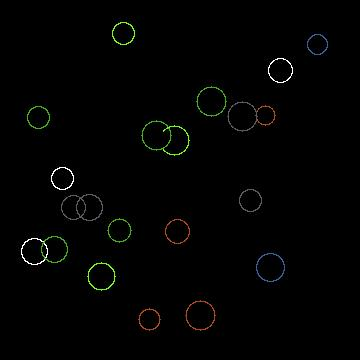
#> input picture open_circle/samples/1.jpg, 360 x 360 px; its folder holds only this picture in this run
$ python EdgeCircleDetection.py --image samples/1.jpg
#> lines starting #> are read from the running program, lines starting #| are printed output that depends on the picture; after the words box and inside, x2 and y2 are one past the last pixel; in counts of white or black regions, pixels touching at a corner belong together
#> in _process_one, img is the input picture: PIL image 360x360 RGB; mean R, G, B 2.5, 2.8, 2.3
from __future__ import annotations
from dataclasses import dataclass
from typing import Optional, Tuple, Dict, Any
import numpy as np
import cv2
from PIL import Image
from time import sleep


@dataclass
class OpenCircleResult:
    point: Tuple[int, int]
    circle: Tuple[float, float, float]  # (cx, cy, r)
    score: float
    debug: Optional[Dict[str, Any]] = None


# ------------------------------------------------------------
# Utilities
# ------------------------------------------------------------

def _pil_to_gray_np(img: Image.Image) -> np.ndarray:
    if img.mode not in ("RGB", "RGBA", "L"):
        img = img.convert("RGB")
    arr = np.array(img)
    if arr.ndim == 2:
        return arr.astype(np.uint8)
    if arr.shape[2] == 4:
        arr = arr[:, :, :3]
    return cv2.cvtColor(arr, cv2.COLOR_RGB2GRAY)


def _make_panel(panels: list, target_h: int = 200) -> np.ndarray:
    """
    Build a horizontal comparison strip.

    panels  : list of (title: str, img: np.ndarray)  — img may be grayscale or BGR
    target_h: all cells are scaled to this height (aspect ratio preserved)
    Returns a single BGR image.
    """
    cells = []
    for title, img in panels:
        if img.ndim == 2:
            bgr = cv2.cvtColor(img, cv2.COLOR_GRAY2BGR)
        else:
            bgr = img.copy()
        h, w = bgr.shape[:2]
        new_w = max(1, int(w * target_h / h))
        cell = cv2.resize(bgr, (new_w, target_h))
        bar = np.zeros((24, new_w, 3), dtype=np.uint8)
        cv2.putText(bar, title, (2, 16),
                    cv2.FONT_HERSHEY_SIMPLEX, 0.45, (220, 220, 220), 1)
        cells.append(np.vstack([bar, cell]))
    return np.hstack(cells)


def _largest_structured_gap(edges: np.ndarray, cx: float, cy: float, r: float):
    """
    Returns:
        largest_gap_fraction
        total_perimeter_support
        thetas            — angular sample positions (np.ndarray)
        gap_start_idx     — index into thetas where the largest gap begins
        gap_length        — number of sample points in the largest gap
    """

    h, w = edges.shape[:2]

    # Angular sampling proportional to radius; remove the 1000-point floor
    # that oversampled small circles (r≈10 → 15× oversampling at 1000 pts).
    num_points = max(360, int(3 * np.pi * r))
    thetas = np.linspace(0, 2 * np.pi, num_points, endpoint=False)

    flags = np.zeros(num_points, dtype=np.float32)

    # Sample at +-3 the center detection is not such accurate ...
    for offset in (-3.0, -2.0, -1.0, 0.0, 1.0, 2.0, 3.0):
        rr = r + offset
        for i, theta in enumerate(thetas):
            x = int(round(cx + rr * np.cos(theta)))
            y = int(round(cy + rr * np.sin(theta)))
            if 0 <= x < w and 0 <= y < h and edges[y, x] > 0:
                flags[i] = 1.0

    total_support = flags.mean()

    # Smooth angular signal — kernel spans ~12° regardless of circle size
    kernel_size = max(5, int(num_points * 12 / 360))
    if kernel_size % 2 == 0:
        kernel_size += 1
    kernel = np.ones(kernel_size) / kernel_size
    smooth = np.convolve(np.concatenate([flags, flags]), kernel, mode="same")
    smooth = smooth[:num_points]

    binary = smooth > 0.3

    # Measure largest contiguous gap; track start position
    doubled = np.concatenate([binary, binary])
    max_gap = 0
    current = 0
    current_start = 0
    gap_start_idx = 0

    for idx, val in enumerate(doubled):
        if not val:
            if current == 0:
                current_start = idx
            current += 1
        else:
            if current > max_gap:
                max_gap = current
                gap_start_idx = current_start
            current = 0

    # Handle gap that runs to the end of doubled
    if current > max_gap:
        max_gap = current
        gap_start_idx = current_start

    max_gap = min(max_gap, num_points)
    gap_start_idx = gap_start_idx % num_points

    largest_gap_fraction = max_gap / num_points

    return largest_gap_fraction, total_support, thetas, gap_start_idx, max_gap, flags


def _gap_is_dark(
    gray: np.ndarray,
    cx: float, cy: float, r: float,
    thetas: np.ndarray,
    gap_start_idx: int,
    gap_length: int,
    bg_thresh: int = 40,
    bright_fraction_max: float = 0.30,
) -> bool:
    """
    Sample gray pixel values at the gap's angular region.

    Returns True  — mostly dark → real background gap (keep candidate).
    Returns False — mostly bright → ink present, Canny just missed edges (reject).
    """
    h, w = gray.shape[:2]
    n = len(thetas)
    bright = total = 0
    for offset in range(gap_start_idx, gap_start_idx + gap_length):
        i = offset % n
        x = int(round(cx + r * np.cos(thetas[i])))
        y = int(round(cy + r * np.sin(thetas[i])))
        if 0 <= x < w and 0 <= y < h:
            if gray[y, x] > bg_thresh:
                bright += 1
            total += 1
    if total == 0:
        return False
    return (bright / total) < bright_fraction_max


# ------------------------------------------------------------
# Main detection
# ------------------------------------------------------------

def detect_open_circle_point(
    pil_img: Image.Image,
    *,
    dp: float = 1.2,
    min_dist: Optional[float] = 8,
    canny_thresh1: int = 40,
    canny_thresh2: int = 30,
    hough_param2: float = 15.0,
    min_radius: Optional[int] = 10,
    max_radius: Optional[int] = 50,
    return_debug: bool = False,
) -> OpenCircleResult:


    gray = _pil_to_gray_np(pil_img)
    h, w = gray.shape[:2]
#> h = 360; w = 360

    if min_dist is None:
        min_dist = min(h, w) * 0.05

    blur = cv2.GaussianBlur(gray, (5, 5), 0)
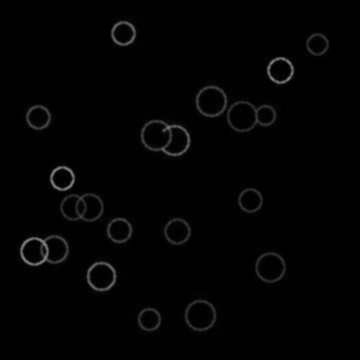
#> blur: shape (360, 360); min 0, max 131, mean 2.7
    edges = cv2.Canny(blur, canny_thresh1, canny_thresh2)
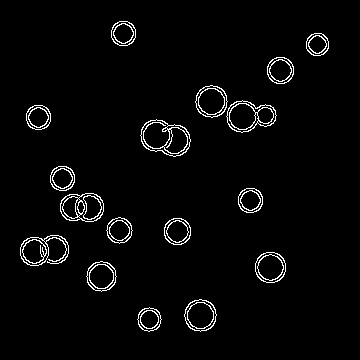
#> edges: shape (360, 360); 2.9% white in thin lines or dots, all inside (x1, y1, x2, y2) = (20, 21, 329, 332)

    circles = cv2.HoughCircles(
        blur,
        cv2.HOUGH_GRADIENT,
        dp=dp,
        minDist=min_dist,
        param1=float(canny_thresh2),
        param2=float(hough_param2),
        minRadius=0 if min_radius is None else int(min_radius),
        maxRadius=0 if max_radius is None else int(max_radius),
    )
#> circles = 125 rows, first 8: [177, 231, 13.24], [280.2, 70.2, 13.24], [123, 33, 12.16], [37.8, 117, 12.4], [199.8, 315, 13.24], [155.4, 135, 13.24], [72.6, 207, 12.76], [250.2, 199.8, 12.52]
    edges_color = cv2.cvtColor(edges, cv2.COLOR_GRAY2BGR)

    if circles is None:
        raise ValueError("No circles detected. Adjust Hough parameters.")

    circles = circles[0]

    best = None
    all_scores = []

    for (cx, cy, r) in circles:

        gap, support, thetas, gap_start, gap_len, flags = _largest_structured_gap(edges, cx, cy, r)

        # add centers
        cv2.circle(edges_color, (int(cx), int(cy)), 2, (0, 0, 255), 3)

        # Must still look like a circle
        if support < 0.75:
            continue

        # add edges
        for i, theta in enumerate(thetas):
            x = int(round(cx + r * np.cos(theta)))
            y = int(round(cy + r * np.sin(theta)))
            if flags[i]:
                cv2.circle(edges_color, (x,y), 1, (0, 255, 0), 3)
        # Reject candidates whose "gap" is actually bright ink (Canny failure)
        #if not _gap_is_dark(gray, cx, cy, r, thetas, gap_start, gap_len):
        #    continue

        # Weight gap by arc coverage squared: rewards circles with both a
        # clear gap AND strong evidence along the rest of the arc.
        score = gap * support ** 2

        all_scores.append((score, (cx, cy, r)))

        if best is None or score > best[0]:
            best = (score, cx, cy, r)
#> this loop made 125 passes
#> (cx, cy, r, num_points in _largest_structured_gap, total_support in _largest_structured_gap, kernel_size in _largest_structured_gap, max_gap in _largest_structured_gap, gap_start_idx in _largest_structured_gap) on passes 1, 9: (177, 231, 13.24, 360, 1, 13, 0, 0), (174.6, 139.8, 15.64, 360, 0.839, 13, 52, 159)
#> (cx, cy, r) on passes 39 to 44: (227.4, 137.4, 38.68), (196.2, 118.2, 33.16), (103.8, 217.8, 28.48), (316.2, 43.8, 10.6), (101.4, 246.6, 33.04), (43.8, 215.4, 32.08)
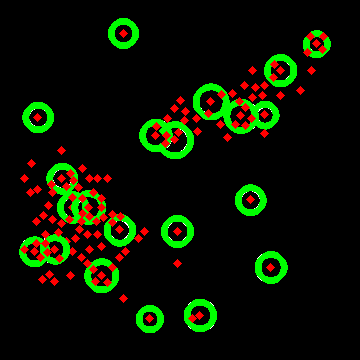
#> edges_color: shape (360, 360, 3); mean B, G, R 0.3, 18.9, 10.2


    if best is None:
        raise ValueError("No suitable open circle found.")

    best_score, best_cx, best_cy, best_r = best
    point = (int(round(best_cx)), int(round(best_cy)))

    debug = None
    if return_debug:
        vis = cv2.cvtColor(gray, cv2.COLOR_GRAY2BGR)
        for s, (cx, cy, r) in all_scores:
            cv2.circle(vis, (int(round(cx)), int(round(cy))), int(round(r)), (0, 255, 255), 1)
            cv2.putText(
                vis, f"{s:.2f}",
                (int(cx) - 10, int(cy) - int(r) - 3),
                cv2.FONT_HERSHEY_SIMPLEX, 0.28, (160, 160, 160), 1,
            )
#> this loop made 21 passes
#> (s, cx, cy, r) on passes 1 to 12: (0, 177, 231, 13.24), (0, 280.2, 70.2, 13.24), (0, 123, 33, 12.16), (0, 37.8, 117, 12.4), (0, 199.8, 315, 13.24), (0, 155.4, 135, 13.24), (0, 72.6, 207, 12.76), (0, 250.2, 199.8, 12.52), (0.102, 174.6, 139.8, 15.64), (0, 61.8, 178.2, 12.52), (0, 210.6, 101.4, 15.04), (0, 240.6, 115.8, 14.2)
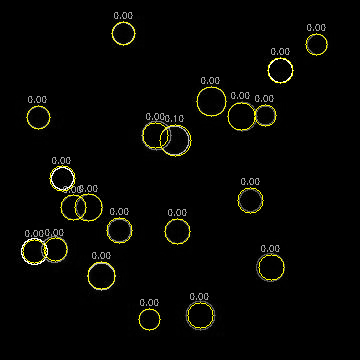
#> vis: shape (360, 360, 3); mean B, G, R 3.4, 6.3, 6.3
        # Winner: green circle + red centre dot
        cv2.circle(vis, point, int(round(best_r)), (0, 255, 0), 2)
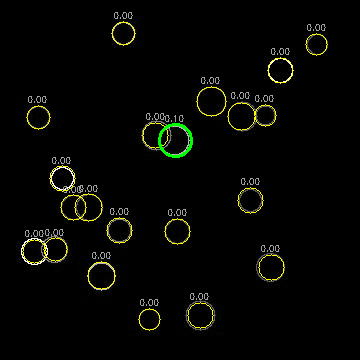
#> vis: shape (360, 360, 3); 0.24% of pixels changed, all inside (x1, y1, x2, y2) = (158, 123, 193, 158)
        cv2.circle(vis, point, 4, (0, 0, 255), -1)
#> vis: shape (360, 360, 3); 0.04% of pixels changed, all inside (x1, y1, x2, y2) = (171, 136, 180, 145)

        debug = {
            "edges":  edges_color,
            "vis":    vis,
            "scores": all_scores,
        }

    return OpenCircleResult(
        point=point,
        circle=(float(best_cx), float(best_cy), float(best_r)),
        score=float(best_score),
        debug=debug,
    )


# ------------------------------------------------------------
# Example usage
# ------------------------------------------------------------

if __name__ == "__main__":
    import argparse
    from pathlib import Path

    parser = argparse.ArgumentParser(description="Open circle detection — Hough + gap (v2)")
    parser.add_argument("--batch", action="store_true",
                        help="Process all images in input directory")
    parser.add_argument("--input-dir",  default="../samples")
    parser.add_argument("--output-dir", default="results")
    parser.add_argument("--image",      default=None,
                        help="Single image path")
    parser.add_argument("--samples",    nargs="+", type=int, default=None,
                        help="Image stem numbers for debug comparison (e.g. --samples 1 5 30)")
    args = parser.parse_args()

    in_dir = Path(args.input_dir)

    def _process_one(img_path: Path) -> None:
        out = Path("debug/ECD") / img_path.stem
        out.mkdir(parents=True, exist_ok=True)
        try:
            img = Image.open(img_path)
            res = detect_open_circle_point(img, return_debug=True)
        except Exception as e:
            print(f"  [{img_path.stem}] FAILED: {e}")
            return
        d = res.debug
        print(f"  [{img_path.stem}] centre={res.point}  r={res.circle[2]:.1f}  gap={res.score:.3f}")
#|   [1] centre=(175, 140)  r=15.6  gap=0.102
        rgb_bgr = cv2.cvtColor(
            np.array(img.convert("RGB"), dtype=np.uint8), cv2.COLOR_RGB2BGR
        )
        cv2.imwrite(str(out / "01_original.png"), rgb_bgr)
        cv2.imwrite(str(out / "02_edges.png"),    d["edges"])
        cv2.imwrite(str(out / "03_vis.png"),      d["vis"])
        panel = _make_panel([
            ("Original", rgb_bgr),
            ("Edges",    d["edges"]),
            ("Result",   d["vis"]),
        ])
#> after the loop in _make_panel, `for title, img in panels:`:
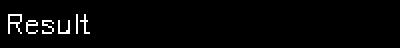
#> bar: shape (24, 200, 3) (shown 2 times larger); values 0 (black) and 220 (white), 2.4% white in thin lines or dots, all inside (x1, y1, x2, y2) = (4, 7, 45, 17)
#> in _make_panel, `return np.hstack(cells)`:
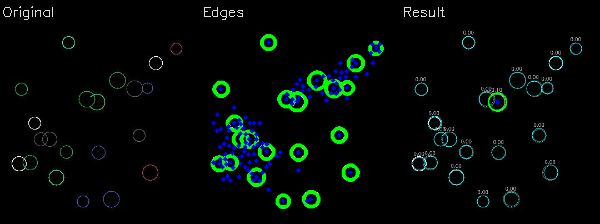
#> returned value: shape (224, 600, 3); mean of channels 0, 1, 2 2.4, 9, 6.2; drawn as R, G, B
        cv2.imwrite(str(out / "panel.png"), panel)
        print(f"           → {out}/")

    if args.batch:
        out_dir = Path(args.output_dir)
        out_dir.mkdir(exist_ok=True)
        image_files = sorted(
            [f for f in in_dir.iterdir()
             if f.suffix.lower() in (".jpg", ".jpeg", ".png")],
            key=lambda f: (0, int(f.stem)) if f.stem.isdigit() else (1, f.stem)
        )
        print(f"Processing {len(image_files)} images → {out_dir}")
        print("-" * 60)
        n_success = n_failed = 0
        for img_path in image_files:
            try:
                img = Image.open(img_path)
                res = detect_open_circle_point(img)
                gray = _pil_to_gray_np(img)
                vis  = cv2.cvtColor(gray, cv2.COLOR_GRAY2BGR)
                cv2.circle(vis, res.point, int(round(res.circle[2])), (0, 255, 0), 2)
                cv2.circle(vis, res.point, 4, (0, 0, 255), -1)
                cv2.imwrite(str(out_dir / f"{img_path.stem}_detected.png"), vis)
                print(f"[+] {img_path.name}: center={res.point}, r={res.circle[2]:.1f}, gap={res.score:.3f}")
                n_success += 1
            except Exception as e:
                print(f"[-] {img_path.name}: {str(e)[:80]}")
                n_failed += 1
        print("-" * 60)
        print(f"OK={n_success}  FAIL={n_failed}  → {out_dir}/")

    elif args.samples:
        print(f"ECD debug — {len(args.samples)} sample(s):")
        for s in args.samples:
            candidates = [f for f in in_dir.iterdir() if f.stem == str(s)]
            if candidates:
                _process_one(candidates[0])
            else:
                print(f"  [{s}] not found in {in_dir}")

    else:
        _process_one(Path(args.image) if args.image else in_dir / "30.jpg")

$ run again, on open_circle/samples/103.jpg
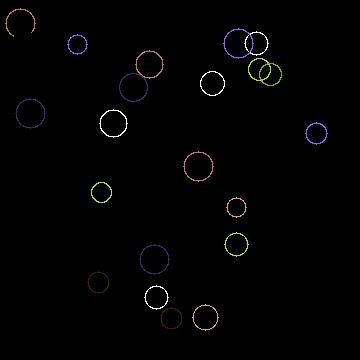
#> input picture open_circle/samples/103.jpg, 360 x 360 px
#> in _process_one, img is the input picture: PIL image 360x360 RGB; mean R, G, B 2.7, 2.5, 2.7
#> edges: shape (360, 360); 2.8% white in thin lines or dots, all inside (x1, y1, x2, y2) = (4, 7, 329, 332)
#> circles = 103 rows, first 8: [132.6, 87, 15.04], [244.2, 59.4, 29.8], [235.8, 244.2, 12.76], [114.6, 123, 13.48], [31.8, 113.4, 14.8], [154.2, 258.6, 13.36], [256.2, 42.6, 12.76], [239.4, 43.8, 14.44]
#> the loop in detect_open_circle_point, `for (cx, cy, r) in circles: ` made 103 passes
#> (cx, cy, r, num_points in _largest_structured_gap, total_support in _largest_structured_gap, kernel_size in _largest_structured_gap, max_gap in _largest_structured_gap, gap_start_idx in _largest_structured_gap) on passes 1, 12: (132.6, 87, 15.04, 360, 1, 13, 0, 0), (19.8, 23.4, 13.48, 360, 0.797, 13, 67, 44)
#> after the loop in detect_open_circle_point, `for (cx, cy, r) in circles:`:
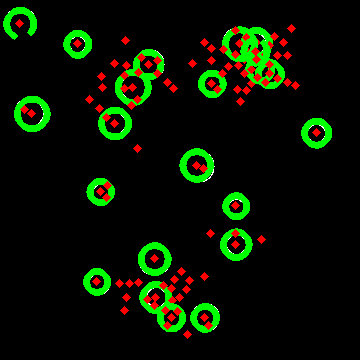
#> edges_color: shape (360, 360, 3); mean B, G, R 0.4, 18.9, 8.3
#> the loop in detect_open_circle_point, `for s, (cx, cy, r) in all_scores:` made 22 passes
#> (s, cx, cy, r) on passes 1 to 8: (0, 132.6, 87, 15.04), (0, 235.8, 244.2, 12.76), (0, 114.6, 123, 13.48), (0, 31.8, 113.4, 14.8), (0, 154.2, 258.6, 13.36), (0, 256.2, 42.6, 12.76), (0, 239.4, 43.8, 14.44), (0, 196.2, 165, 13.72)
#|   [103] centre=(20, 23)  r=13.5  gap=0.118
#> in _make_panel, `return np.hstack(cells)`:
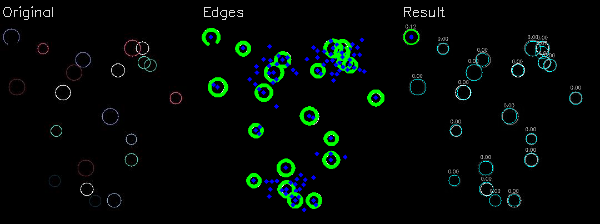
#> returned value: shape (224, 600, 3); mean of channels 0, 1, 2 2.5, 8.9, 5.7; drawn as R, G, B

$ run again, on open_circle/samples/108.jpg
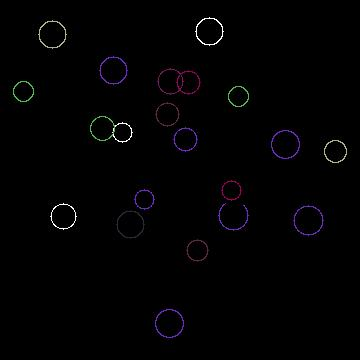
#> input picture open_circle/samples/108.jpg, 360 x 360 px
#> in _process_one, img is the input picture: PIL image 360x360 RGB; mean R, G, B 2.3, 2, 2.7
#> edges: shape (360, 360); 2.8% white in thin lines or dots, all inside (x1, y1, x2, y2) = (12, 16, 348, 339)
#> circles = 102 rows, first 8: [307.8, 220.2, 13.24], [130.2, 223.8, 12.28], [52.2, 35.4, 13.36], [157.8, 113.4, 47.92], [231, 190.2, 10.96], [233.4, 214.2, 15.88], [102.6, 127.8, 13.6], [209.4, 29.4, 13.6]
#> the loop in detect_open_circle_point, `for (cx, cy, r) in circles: ` made 102 passes
#> (cx, cy, r, num_points in _largest_structured_gap, total_support in _largest_structured_gap, kernel_size in _largest_structured_gap, max_gap in _largest_structured_gap, gap_start_idx in _largest_structured_gap) on passes 1, 6: (307.8, 220.2, 13.24, 360, 0.997, 13, 0, 0), (233.4, 214.2, 15.88, 360, 0.953, 13, 10, 296)
#> after the loop in detect_open_circle_point, `for (cx, cy, r) in circles:`:
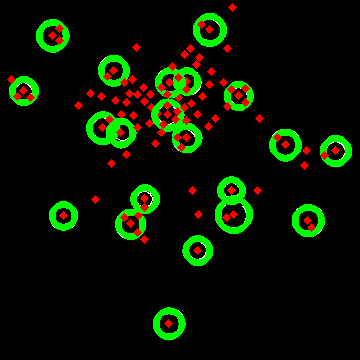
#> edges_color: shape (360, 360, 3); mean B, G, R 0.5, 19.7, 8.4
#> the loop in detect_open_circle_point, `for s, (cx, cy, r) in all_scores:` made 21 passes
#> (s, cx, cy, r) on passes 1 to 8: (0, 307.8, 220.2, 13.24), (0, 130.2, 223.8, 12.28), (0, 52.2, 35.4, 13.36), (0, 231, 190.2, 10.96), (0.0252, 233.4, 214.2, 15.88), (0, 102.6, 127.8, 13.6), (0, 209.4, 29.4, 13.6), (0, 168.6, 323.4, 13)
#|   [108] centre=(233, 214)  r=15.9  gap=0.025
#> in _make_panel, `return np.hstack(cells)`:
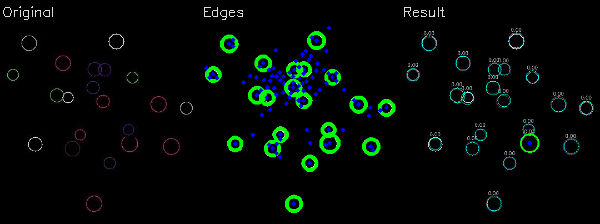
#> returned value: shape (224, 600, 3); mean of channels 0, 1, 2 2.5, 8.9, 5.5; drawn as R, G, B

$ run again, on open_circle/samples/109.jpg
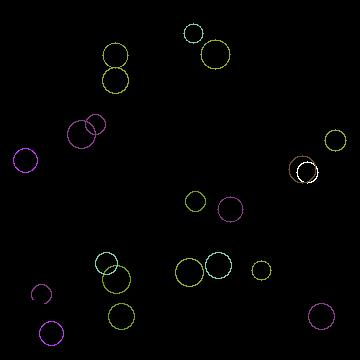
#> input picture open_circle/samples/109.jpg, 360 x 360 px
#> in _process_one, img is the input picture: PIL image 360x360 RGB; mean R, G, B 2.6, 2.5, 2.5
#> edges: shape (360, 360); 2.7% white in thin lines or dots, all inside (x1, y1, x2, y2) = (12, 22, 348, 347)
#> circles = 89 rows, first 8: [51, 333, 13.24], [321, 316.2, 14.44], [195, 201, 11.08], [189, 271.8, 12.76], [115.8, 279, 12.76], [217.8, 264.6, 11.56], [95.4, 124.2, 11.08], [120.6, 316.2, 11.92]
#> the loop in detect_open_circle_point, `for (cx, cy, r) in circles: ` made 89 passes
#> (cx, cy, r, num_points in _largest_structured_gap, total_support in _largest_structured_gap, kernel_size in _largest_structured_gap, max_gap in _largest_structured_gap, gap_start_idx in _largest_structured_gap) on passes 1, 28: (51, 333, 13.24, 360, 1, 13, 0, 0), (41.4, 294.6, 11.8, 360, 0.808, 13, 63, 81)
#> the loop in detect_open_circle_point, `for s, (cx, cy, r) in all_scores:` made 19 passes
#> (s, cx, cy, r) on passes 1 to 8: (0, 51, 333, 13.24), (0, 321, 316.2, 14.44), (0, 195, 201, 11.08), (0, 189, 271.8, 12.76), (0, 115.8, 279, 12.76), (0, 217.8, 264.6, 11.56), (0, 95.4, 124.2, 11.08), (0, 120.6, 316.2, 11.92)
#|   [109] centre=(41, 295)  r=11.8  gap=0.114
#> in _make_panel, `return np.hstack(cells)`:
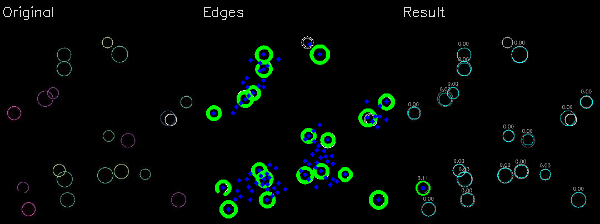
#> returned value: shape (224, 600, 3); mean of channels 0, 1, 2 2.5, 8.4, 5.4; drawn as R, G, B
